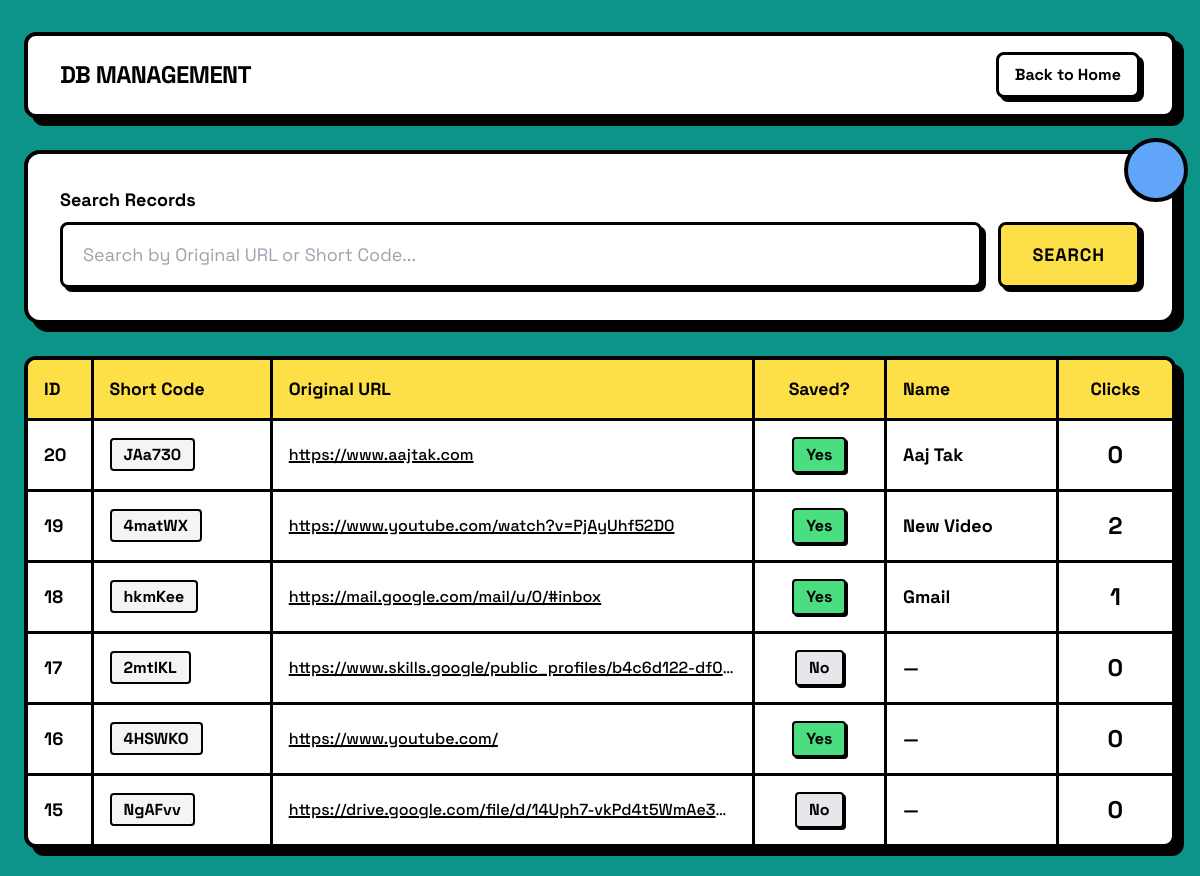
The app's page /db_management with its own data.
### tables this page shows
CREATE TABLE urls (
            id INTEGER PRIMARY KEY AUTOINCREMENT,
            short_code TEXT UNIQUE,
            original_url TEXT
        , name TEXT, is_favorite INTEGER DEFAULT 0, is_saved INTEGER DEFAULT 1, expires_at TEXT, clicks INTEGER DEFAULT 0);

### app.py (the view)
@app.route('/db_management')
def db_management():
    search = request.args.get('search', '')
    conn = get_db_connection()
    if search:
        query = f"%{search}%"
        urls = conn.execute('SELECT * FROM urls WHERE short_code LIKE ? OR original_url LIKE ? ORDER BY id DESC', (query, query)).fetchall()
    else:
        urls = conn.execute('SELECT * FROM urls ORDER BY id DESC').fetchall()
    conn.close()
    return render_template('db_management.html', urls=urls, search=search, host_url=request.host_url)

### app.py (called while the page is built)
def get_db_connection():
    conn = sqlite3.connect(DB_FILE)
    conn.row_factory = sqlite3.Row
    return conn

### templates/db_management.html (shortened to what this page needs)
<!DOCTYPE html>
<html lang="en">
<head>
    <script src="https://cdn.tailwindcss.com"></script>
</head>
<body>
    <div class="max-w-6xl mx-auto">
        <div class="nav-container">
            <h2 class="text-2xl font-bold uppercase tracking-tight m-0">DB Management</h2>
            <div class="flex gap-4">
                <a href="{{ url_for('index') }}" class="brutal-button-secondary px-4 py-2 no-underline inline-block">Back to Home</a>
            </div>
        </div>
        <div class="brutal-box p-8 mb-8 relative">
            <div class="absolute -top-4 -right-4 w-16 h-16 rounded-full border-4 border-black z-0 bg-blue-400"></div>
            <form method="GET" action="{{ url_for('db_management') }}" class="relative z-10">
                <label class="block font-bold mb-2 text-lg">Search Records</label>
                <div class="flex flex-col sm:flex-row gap-4">
                    <input type="text" class="brutal-input flex-grow px-5 py-4 text-lg" name="search" placeholder="Search by Original URL or Short Code..." value="{{ search }}">
                    <button class="brutal-button-primary px-8 py-4 text-lg uppercase tracking-wider" type="submit">Search</button>
                </div>
            </form>
        </div>
        <div class="brutal-table-container">
            <table class="brutal-table text-left whitespace-nowrap">
                <thead>
                    <tr>
                        <th class="w-16">ID</th>
                        <th>Short Code</th>
                        <th>Original URL</th>
                        <th class="text-center">Saved?</th>
                        <th>Name</th>
                        <th class="text-center">Clicks</th>
                    </tr>
                </thead>
                <tbody>
                    {% for u in urls %}
                    <tr class="hover:bg-gray-50 transition-colors">
                        <td class="font-bold text-lg">{{ u['id'] }}</td>
                        <td>
                            <span class="font-bold bg-gray-100 px-3 py-1 rounded border-2 border-black">{{ u['short_code'] }}</span>
                        </td>
                        <td class="max-w-[350px] truncate">
                            <a href="{{ u['original_url'] }}" target="_blank" class="underline decoration-2 font-medium hover:text-blue-600">{{ u['original_url'] }}</a>
                        </td>
                        <td class="text-center">
                            {% if u['is_saved'] %}
                            <span class="inline-block bg-green-400 border-2 border-black font-bold px-3 py-1 rounded shadow-[2px_2px_0px_0px_rgba(0,0,0,1)]">Yes</span>
                            {% else %}
                            <span class="inline-block bg-gray-200 border-2 border-black font-bold px-3 py-1 rounded shadow-[2px_2px_0px_0px_rgba(0,0,0,1)]">No</span>
                            {% endif %}
                        </td>
                        <td class="font-bold text-lg">{{ u['name'] or '—' }}</td>
                        <td class="text-center font-bold text-2xl">{{ u['clicks'] }}</td>
                    </tr>
                    {% else %}
                    <tr>
                        <td colspan="6" class="text-center font-bold py-8 text-xl bg-gray-50">No records found.</td>
                    </tr>
                    {% endfor %}
                </tbody>
            </table>
        </div>
    </div>
</body>
</html>

### templates/db_management.html (style rules this page uses)
body { background-color: #0d9488; font-family: 'Space Grotesk', sans-serif; min-height: 100vh; padding: 2rem 1rem; color: #000; }
.brutal-box { background-color: #ffffff; border: 4px solid #000000; border-radius: 16px; box-shadow: 8px 8px 0px 0px #000000; }
.brutal-input { border: 3px solid #000000; border-radius: 8px; box-shadow: 4px 4px 0px 0px #000000; transition: all 0.2s; background-color: #ffffff; }
.brutal-button-primary { background-color: #fde047; border: 3px solid #000000; border-radius: 8px; box-shadow: 4px 4px 0px 0px #000000; transition: all 0.2s; color: #000; font-weight: bold; cursor: pointer; }
.brutal-button-secondary { background-color: #ffffff; border: 3px solid #000000; border-radius: 8px; box-shadow: 4px 4px 0px 0px #000000; transition: all 0.2s; color: #000; font-weight: bold; cursor: pointer; }
.brutal-table-container { border: 4px solid #000000; border-radius: 12px; box-shadow: 8px 8px 0px 0px #000000; overflow-x: auto; background: white; }
.brutal-table { width: 100%; border-collapse: collapse; }
.brutal-table th, .brutal-table td { border-bottom: 3px solid #000; border-right: 3px solid #000; padding: 1rem; }
.brutal-table th:last-child, .brutal-table td:last-child { border-right: none; }
.brutal-table tr:last-child td { border-bottom: none; }
.brutal-table thead { background-color: #fde047; font-weight: bold; font-size: 1.1rem; }
.nav-container { background-color: #ffffff; border: 4px solid #000000; border-radius: 12px; box-shadow: 8px 8px 0px 0px #000000; padding: 1rem 2rem; margin-bottom: 2rem; display: flex; justify-content: space-between; align-items: center; }

### records on screen
urls: id "20", short_code "JAa730", original_url "https://www.aajtak.com", is_saved "Yes", name "Aaj Tak", clicks "0"
urls: id "19", short_code "4matWX", original_url "https://www.youtube.com/watch?v=PjAyUhf52D0", is_saved "Yes", name "New Video", clicks "2"
urls: id "18", short_code "hkmKee", original_url "https://mail.google.com/mail/u/0/#inbox", is_saved "Yes", name "Gmail", clicks "1"
urls: id "17", short_code "2mtlKL", original_url "https://www.skills.google/public_profiles/b4c6d122-df0…", is_saved "No", name "—", clicks "0"
urls: id "16", short_code "4HSWKO", original_url "https://www.youtube.com/", is_saved "Yes", name "—", clicks "0"
urls: id "15", short_code "NgAFvv", original_url "https://drive.google.com/file/d/14Uph7-vkPd4t5WmAe3J…", is_saved "No", name "—", clicks "0"
